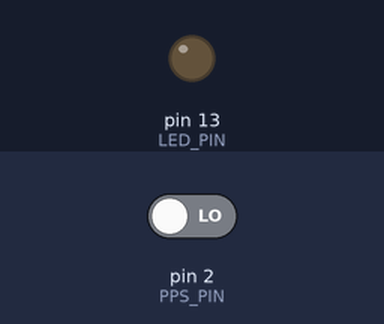
Recording of a sketch running on a simulated Arduino Uno, built with avr-gcc and run on an emulated ATmega328P. Parts: output pins drawn as LEDs (lit = HIGH). Inputs (shaded band) come from the test bench; at power-on: pin 2 (PPS_PIN) LOW.

Above: at 1.2 s.
1.3 s: pin 2 (PPS_PIN) driven HIGH
At 1.7 s:
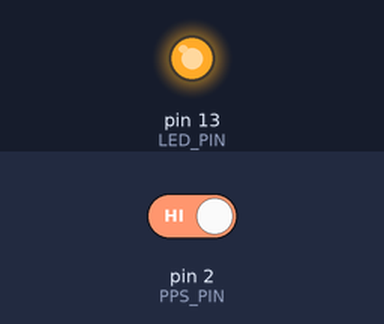
Timing chart, 0 to 4.3 s (numbered marks = the images above; inputs shaded):
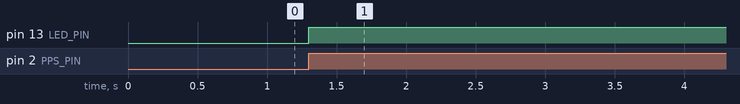

Measured:
- after the input at 1.3 s, pin 13 (LED_PIN): LOW → HIGH at once

The sketch:

PPS.ino
```cpp
#define PPS_PIN 2
#define LED_PIN 13

int state = 0;
void setup() {
  // put your setup code here, to run once:
  pinMode(PPS_PIN, INPUT);
  pinMode(LED_PIN, OUTPUT);
  attachInterrupt(digitalPinToInterrupt(PPS_PIN), blink, RISING);
}

void loop() {
  // put your main code here, to run repeatedly:
  digitalWrite(LED_PIN, state);
}

void blink()
{
  state = !state;
}
```
